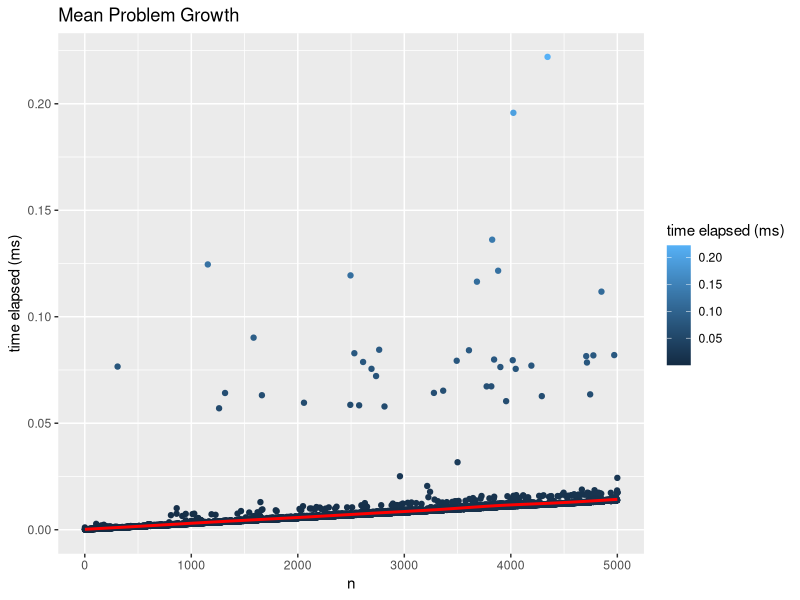

This figure's R source: (Note: this script raises an error after producing the figure.)
## ---- chunk 1
library(ggplot2)
library(tidyverse)
library(RColorBrewer)
## ---- chunk 2
meanExecutionTimes <- read_csv("mean.csv")
ggplot(meanExecutionTimes, aes(x = n, y = `time elapsed (ms)`, color=`time elapsed (ms)`)) + geom_point() + geom_smooth(color="red") + ggtitle("Mean Problem Growth")
## ---- chunk 3
matrixExecutionTimes <- read_csv("matrix.csv")
ggplot(matrixExecutionTimes, aes(x = n, y = `time elapsed (ms)`, color=`time elapsed (ms)`)) + geom_point() + geom_smooth(color="red") + ggtitle("Matrix Problem Growth")
